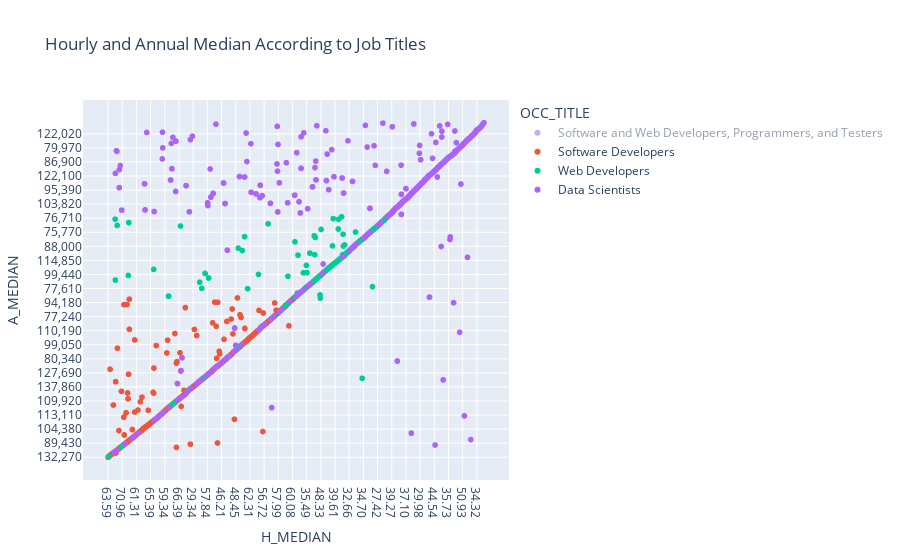

The cell this chart's notebook holds for it:
### Markdown cell above
Here we are plotting how much is the average of the jobs we filtered before, what you can see is 4 colors of different jobs
and its respective annual and hourly average. 
NOTE: WE SUPPOSE TO HAVE ONLY 3 JOBS BUT IN THE FILTER THERE IS ONE MORE BECAUSE IT STILL MATCHES THE REGEX
NOTE: I DONT KNOW WHAT THAT LINE MEANS, I AM LITERALLY COPING THE CODE FROM OUR LAST CLASS AND THAT LINE WASN'T THERE, BUT I DISCOVERED
THAT IF YOU CLICK ON THE OCC_TITTLE IN THE JOBS ON THE RIGTH HAD SIDE, IT ONLY VISUALIZE THE JOBS YOU CLICK ON

### Code cell
#I had to skip the size option, it contains no valid characters and I am not sure how to delete that so I just skipt it for now

# Scatter: Hourly median vs Annual median
fig_2d = px.scatter(
    filtered_df,
    x='H_MEDIAN',       # Hourly median
    y='A_MEDIAN',       # Annual median
    color='OCC_TITLE',  # Different color per job type
    hover_data=['OCC_TITLE', 'H_MEDIAN', 'A_MEDIAN'],
    title='Hourly and Annual Median According to Job Titles'
)

fig_2d.show()

### Figure 1 — Plotly figure (JSON) as saved in the notebook; plotly's stock layout.template omitted (floating-point values rounded to 4 significant figures; data arrays with more than 128 entries replaced by an {"elided": "..."} marker saying what was removed)
{"data": [{"customdata": {"elided": "398x1 str values"}, "hovertemplate": "OCC_TITLE=%{customdata[0]}<br>H_MEDIAN=%{x}<br>A_MEDIAN=%{y}<extra></extra>", "legendgroup": "Software and Web Developers, Programmers, and Testers", "marker": {"color": "#636efa", "symbol": "circle"}, "mode": "markers", "name": "Software and Web Developers, Programmers, and Testers", "showlegend": true, "type": "scattergl", "visible": "legendonly", "x": {"elided": "398 str values"}, "xaxis": "x", "y": {"elided": "398 str values"}, "yaxis": "y"}, {"customdata": {"elided": "924x1 str values"}, "hovertemplate": "OCC_TITLE=%{customdata[0]}<br>H_MEDIAN=%{x}<br>A_MEDIAN=%{y}<extra></extra>", "legendgroup": "Software Developers", "marker": {"color": "#EF553B", "symbol": "circle"}, "mode": "markers", "name": "Software Developers", "showlegend": true, "type": "scattergl", "visible": true, "x": {"elided": "924 str values"}, "xaxis": "x", "y": {"elided": "924 str values"}, "yaxis": "y"}, {"customdata": {"elided": "528x1 str values"}, "hovertemplate": "OCC_TITLE=%{customdata[0]}<br>H_MEDIAN=%{x}<br>A_MEDIAN=%{y}<extra></extra>", "legendgroup": "Web Developers", "marker": {"color": "#00cc96", "symbol": "circle"}, "mode": "markers", "name": "Web Developers", "showlegend": true, "type": "scattergl", "visible": true, "x": {"elided": "528 str values"}, "xaxis": "x", "y": {"elided": "528 str values"}, "yaxis": "y"}, {"customdata": {"elided": "940x1 str values"}, "hovertemplate": "OCC_TITLE=%{customdata[0]}<br>H_MEDIAN=%{x}<br>A_MEDIAN=%{y}<extra></extra>", "legendgroup": "Data Scientists", "marker": {"color": "#ab63fa", "symbol": "circle"}, "mode": "markers", "name": "Data Scientists", "showlegend": true, "type": "scattergl", "visible": true, "x": {"elided": "940 str values"}, "xaxis": "x", "y": {"elided": "940 str values"}, "yaxis": "y"}], "layout": {"autosize": true, "legend": {"title": {"text": "OCC_TITLE"}, "tracegroupgap": 0}, "title": {"text": "Hourly and Annual Median According to Job Titles"}, "xaxis": {"anchor": "y", "autorange": true, "domain": [0, 1], "range": [-94.44, 1578.0], "title": {"text": "H_MEDIAN"}, "type": "category"}, "yaxis": {"anchor": "x", "autorange": true, "domain": [0, 1], "range": [-137.4, 1802.0], "title": {"text": "A_MEDIAN"}, "type": "category"}}}
